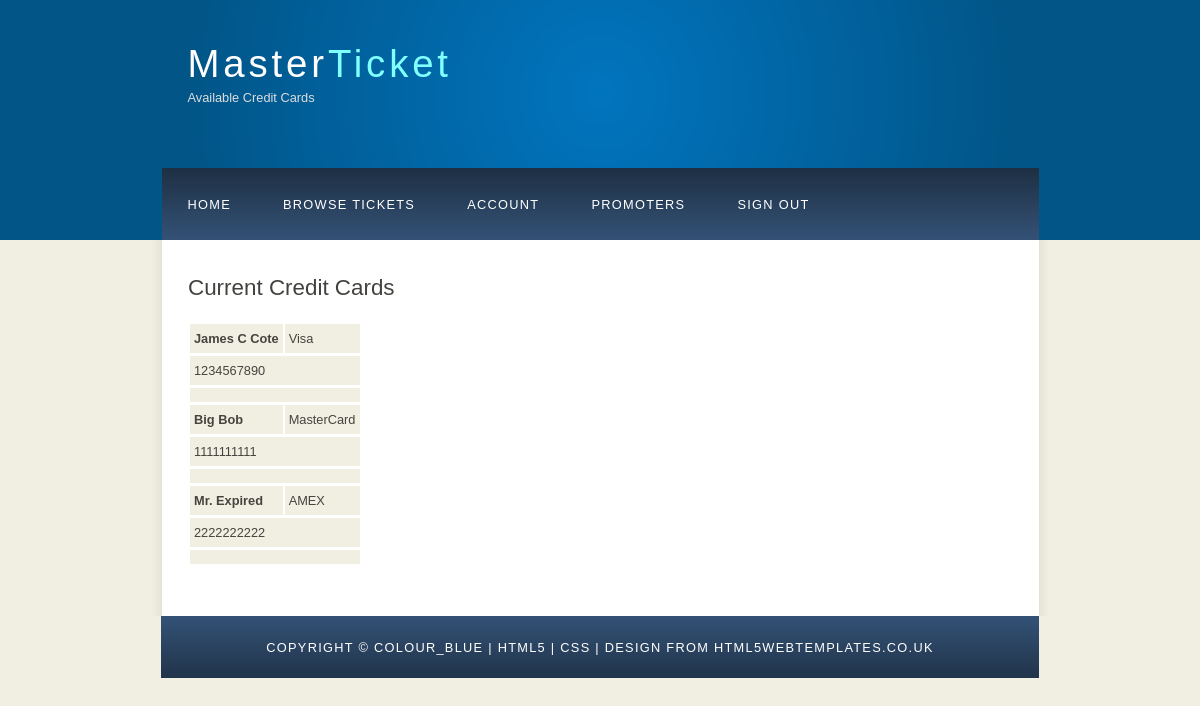
Screenshot of /credit_card_page.php with the database file from the repository.
### tables this page shows
CREATE TABLE IF NOT EXISTS Credit_Card (
  CCID 				INT 		NOT NULL AUTO_INCREMENT,
  CCType 			VARCHAR(45) NOT NULL,
  CCName 			VARCHAR(45) NOT NULL,
  CCSecurityCode 	INT 		NOT NULL,
  CCNumber 			CHAR(10)	NOT NULL,
  CCMonth 			INT 		NOT NULL,
  CCYear 			INT 		NOT NULL,
  PRIMARY KEY (CCID),
  UNIQUE(CCNumber));

### current_credit_card.php (the view, shortened to what this page needs)
<h3>Current Credit Cards</h3>
<?php
	$con = dbConnect();
	if( !mysqli_connect_errno($con) )
	{
		$query = "SELECT C.CCID, C.CCType, C.CCName, C.CCNumber, C.CCMonth, C.CCYear
		FROM Credit_Card as C, Fan as F,  Payment_Info as P
		WHERE F.FanID = P.FanID AND P.CCID = C.CCID ";
		if( $res = mysqli_query($con,$query) )
		{
			if( mysqli_num_rows($res) > 0 )
			{
				echo '<table>';
				while( $row = mysqli_fetch_array($res))
				{
					echo '<tr>';
					echo '<td><b>' . $row[CCName] . '</b></td>';
					echo '<td>' . $row[CCType] . '</td>';
					echo '</tr>';
					echo '<tr>';
					echo '<td colspan="2">' . $row[CCNumber] . '</td>';
                    echo '</tr>';
                    echo '<tr>';
					echo '<td colspan="2">' . ' ' . '</td>';
                    echo '</tr>';
					?>
					<?php
				}
				echo '</table>';
			}
			else
			{
				echo "No matching records found!";
			}
		}
		else
		{
			echo "ERROR: could not execute $sql. " . mysqli_error($con);
		}
	}
?>

### style/style.css (style rules this page uses)
html { height: 100%; }
* { margin: 0; padding: 0; }
body { font: normal .80em 'trebuchet ms', arial, sans-serif; background: #F0EFE2; color: #777; }
h1, h2, h3, h4, h5, h6 { font: normal 175% 'century gothic', arial, sans-serif; color: #43423F; margin: 0 0 15px 0; padding: 15px 0 5px 0; }
table { margin: 10px 0 30px 0; }
table tr th, table tr td { background: #3B3B3B; color: #FFF; padding: 7px 4px; text-align: left; }
table tr td { background: #F0EFE2; color: #47433F; border-top: 1px solid #FFF; }

### rows the page displays
credit_card: CCName "James C Cote", CCType "Visa", CCNumber "1234567890"
credit_card: CCName "Big Bob", CCType "MasterCard", CCNumber "1111111111"
credit_card: CCName "Mr. Expired", CCType "AMEX", CCNumber "2222222222"
